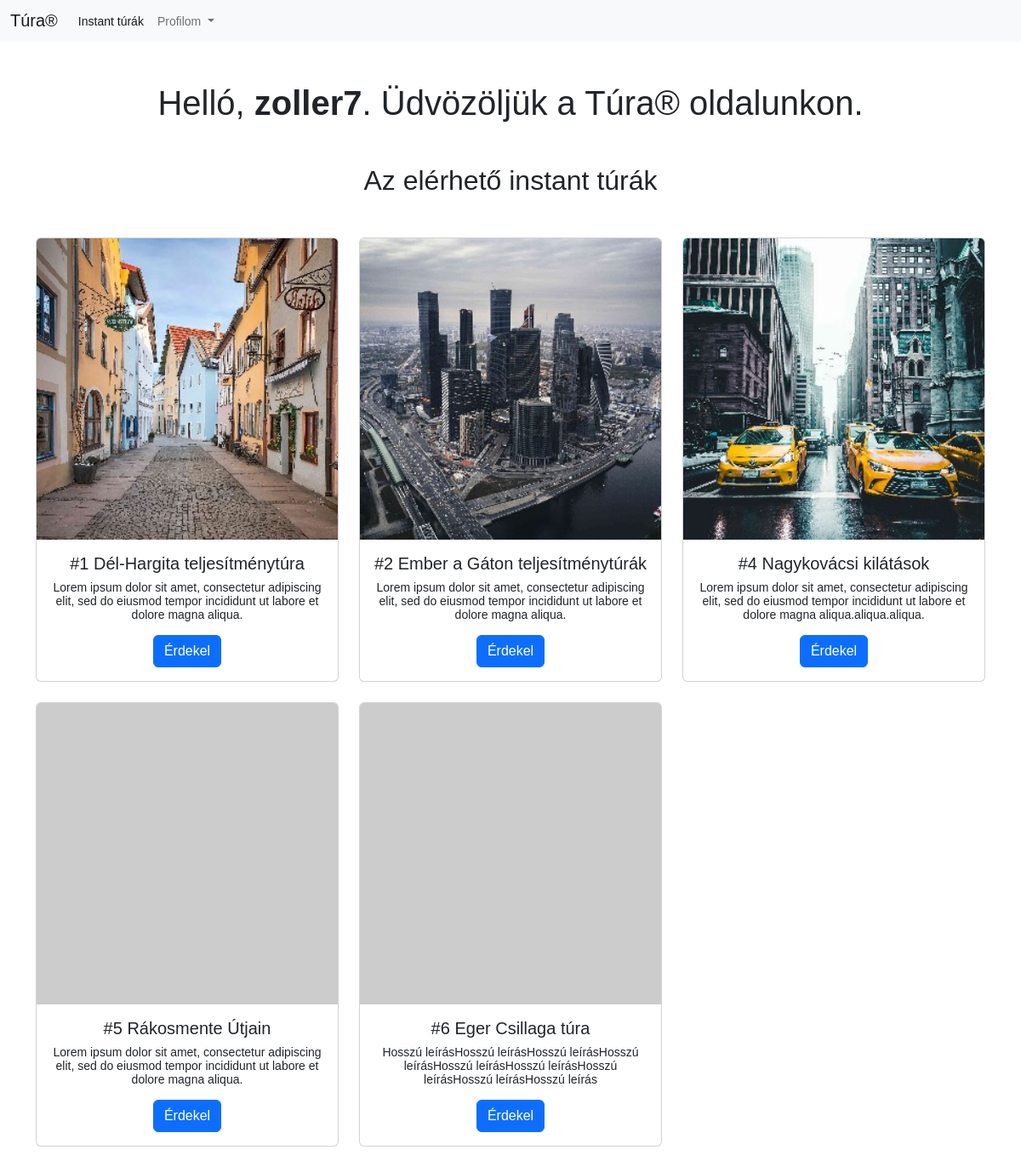
Screenshot of /trips.php (signed in) with the database file from the repository.
### tables this page shows
CREATE TABLE `trips` (
  `trip_id` int(11) NOT NULL AUTO_INCREMENT,
  `trip_active` tinyint(1) DEFAULT NULL,
  `trip_name` varchar(50) NOT NULL,
  `trip_checkpoints` int(11) NOT NULL,
  `trip_pic` varchar(80) NOT NULL,
  `trip_shortdesc` varchar(256) NOT NULL,
  `trip_longdesc` varchar(1024) NOT NULL,
  `created_at` datetime DEFAULT current_timestamp(),
  PRIMARY KEY (`trip_id`)
);

### cards.php (the view, shortened to what this page needs)
<?php
$connection = mysqli_connect(DB_SERVER, DB_USERNAME, DB_PASSWORD, DB_NAME);
$result = mysqli_query($connection, 'SELECT * from trips');
while ($trips =  mysqli_fetch_assoc($result)) {
    if ($trips["trip_active"] === '1') {
        ?>
        <div class="col-sm-4 mb-4">
            <div class="card">
            <img src='<?php print($trips["trip_pic"]);?>' class="card-img-top"
                 alt="<?php print($trips["trip_name"]);?>">
                <div class="card-body">
                    <h5 class="card-title"><?php print($trips["trip_name"]);?></h5>
                    <p class="card-text"><?php print($trips["trip_shortdesc"]);?></p>
                    <a href="#" class="btn btn-primary">Érdekel</a>
                </div>
            </div>
        </div>
<?php  } else {
        continue;
    }
}

### trips.php (shortened to what this page needs)
 <!DOCTYPE html>
<html lang="en">
   <head>
      <link href="https://cdn.jsdelivr.net/npm/bootstrap@5.2.3/dist/css/bootstrap.min.css" rel="stylesheet"
>
   </head>
   <body>
      <?php include('templates/menu.php') ?>
      <div class="container">
         <h1 class="my-5">Helló, <b><?php echo htmlspecialchars($_SESSION["username"]); ?></b>.
            Üdvözöljük a Túra® oldalunkon.
         </h1>
         <h2 class="my-5">Az elérhető instant túrák</h2>
         <div class="row">
            <?php include('cards.php')?>
         </div>
      </div>
   </body>
</html>

### templates/menu.php (shortened to what this page needs)
<nav class="navbar navbar-expand-lg bg-light">
   <div class="container-fluid">
      <a class="navbar-brand" href="index.php">Túra®</a>
      <div class="collapse navbar-collapse" id="navbarSupportedContent">
         <ul class="navbar-nav me-auto mb-2 mb-lg-0">
            <li class="nav-item">
               <a class="nav-link active" aria-current="page" href="trips.php">Instant túrák</a>
            </li>
            <li class="nav-item dropdown">
               <a class="nav-link dropdown-toggle" href="#" role="button" data-bs-toggle="dropdown" aria-expanded="false">
               Profilom
               </a>
         </ul>
      </div>
   </div>
</nav>

### trips.php (style rules this page uses)
body { font: 14px sans-serif; text-align: center; }

### rows the page displays
trips: trip_pic (placeholder picture), trip_name "#1 Dél-Hargita teljesítménytúra", trip_shortdesc "Lorem ipsum dolor sit amet, consectetur adipiscing elit, sed do eiusmod tempor incididunt ut labore et dolore magna aliqua."
trips: trip_pic (placeholder picture), trip_name "#2 Ember a Gáton teljesítménytúrák", trip_shortdesc "Lorem ipsum dolor sit amet, consectetur adipiscing elit, sed do eiusmod tempor incididunt ut labore et dolore magna aliqua."
trips: trip_pic (placeholder picture), trip_name "#4 Nagykovácsi kilátások", trip_shortdesc "Lorem ipsum dolor sit amet, consectetur adipiscing elit, sed do eiusmod tempor incididunt ut labore et dolore magna aliqua.aliqua.aliqua."
trips: trip_active 1 (drawn), trip_name "#5 Rákosmente Útjain", trip_shortdesc "Lorem ipsum dolor sit amet, consectetur adipiscing elit, sed do eiusmod tempor incididunt ut labore et dolore magna aliqua."
trips: trip_active 1 (drawn), trip_name "#6 Eger Csillaga túra", trip_shortdesc "Hosszú leírásHosszú leírásHosszú leírásHosszú leírásHosszú leírásHosszú leírásHosszú leírásHosszú leírásHosszú leírás"

### other values shown
$_SESSION["username"] "zoller7"
